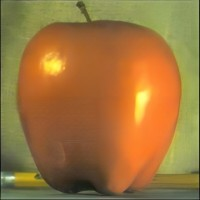
#> input picture 问天/视觉/OpenCV-Python/Code/7_Other Picture Test/1_DFT/apple.jpg, 200 x 200 px, given in place of the camera
$ python probabilistic_hough_lines.py
#> lines starting #> are read from the running program, lines starting #| are printed output that depends on the picture; after the words box and inside, x2 and y2 are one past the last pixel; in counts of white or black regions, pixels touching at a corner belong together
import cv2
import numpy as np

cap = cv2.VideoCapture(1)
cap.set(10, 2)

while cap.isOpened() == True:
    ret, frame = cap.read()
#> frame is the input picture: shape (200, 200, 3); mean B, G, R 60.6, 116.7, 157.6
    if ret == True:
        gray = cv2.cvtColor(frame, cv2.COLOR_BGR2GRAY)
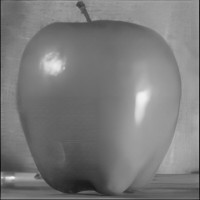
#> gray: shape (200, 200); min 19, max 246, mean 122.6
        binary = cv2.Canny(gray, 50, 150, apertureSize=3)
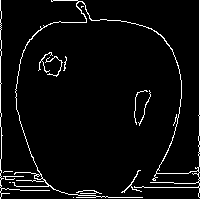
#> binary: shape (200, 200); 5% white in thin lines or dots

        # 概率霍夫直线变换
        lines = cv2.HoughLinesP(binary, 1, np.pi/180, 100, 100, 10)
#> lines = [[0, 199, 199, 199], [199, 114, 199, 0], [0, 82, 0, 56]]

        if not lines is None != False:  # 判断列表是空列表还是NoneType类型列表，避免无法遍历
            for line in lines:
                x1, y1, x2, y2 = line[0]
                cv2.line(frame, (x1, y1), (x2, y2), (0, 0, 255), 2)
#> this loop made 3 passes
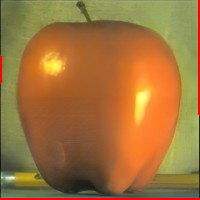
#> frame: shape (200, 200, 3); 1.72% of pixels changed, all inside (x1, y1, x2, y2) = (0, 0, 200, 200)

        cv2.imshow('res', frame)
        key = cv2.waitKey(1)
#> (key Esc is pressed here)
        if key == 27:
            break
    else:
        break

cv2.destroyAllWindows()
cap.release()
